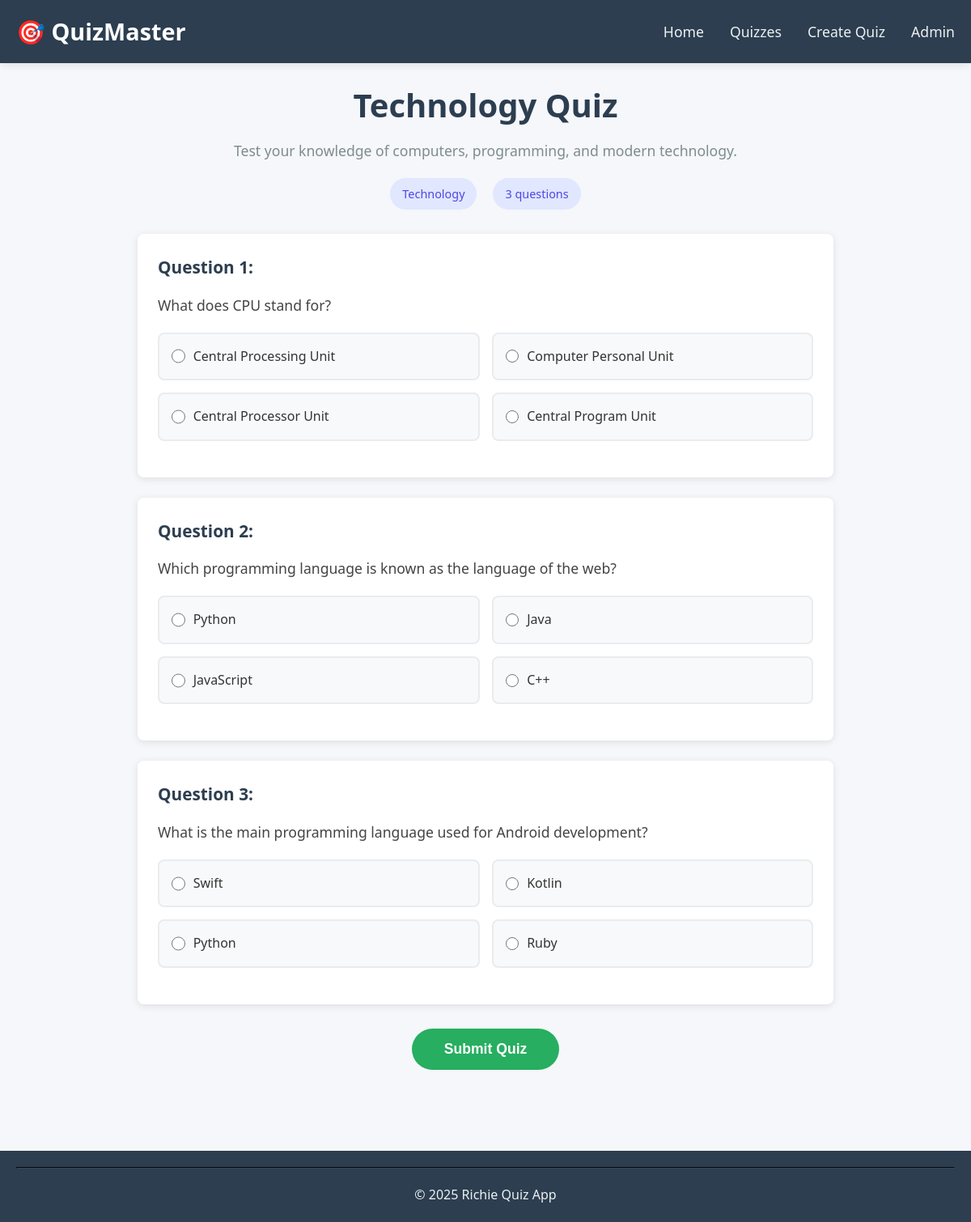
/quiz/technology-quiz/, run on the app's committed database.
### quiz/models.py (models this page shows, shortened)
class Quiz(models.Model):
    QUIZ_TYPES = [
        ('MATH', 'Math'),
        ('SCI', 'Science'),
        ('HIST', 'History'),
        ('TECH', 'Technology'),
    ]
    name = models.CharField(max_length=100)
    description = models.TextField(blank=True)
    quiz_type = models.CharField(
        max_length=10,
        choices=QUIZ_TYPES,
        default='MATH'
    )
    slug = models.SlugField(unique=True, blank=True)
    created_at = models.DateTimeField(auto_now_add=True)
    updated_at = models.DateTimeField(auto_now=True)

class Question(models.Model):
    question_text = models.CharField(max_length=200)
    option_a = models.CharField(max_length=200)
    option_b = models.CharField(max_length=200)
    option_c = models.CharField(max_length=200)
    option_d = models.CharField(max_length=200)
    correct_option = models.CharField(
        max_length=1,
        choices=[('A', 'A'), ('B', 'B'), ('C', 'C'), ('D', 'D')],
        help_text="Choose the correct option"
    )
    quiz = models.ForeignKey(Quiz, on_delete=models.CASCADE, related_name='questions')

### quiz/views.py (the view, shortened to what this page needs)
# urls.py: path('quiz/<slug:quiz_slug>/', views.quiz_detail, name='quiz-detail'),
def quiz_detail(request, quiz_slug):
    quiz = get_object_or_404(Quiz, slug=quiz_slug)
    questions = quiz.questions.all()
    return render(request, 'quiz/quiz-detail.html', {
        'quiz': quiz,
        'questions': questions
    })

### quiz/templates/quiz/quiz-detail.html (shortened to what this page needs)
{% extends 'base.html' %}
{% load static %}
{% block content %}
<div class="quiz-detail-container">
  {% if show_results %}
  <div id="results-container" class="results-container">
    <h2>Quiz Results</h2>
    <div class="score-summary">
      <h3>Your Score: <span id="score">{{ score }}</span>/<span id="total">{{ total }}</span> ({{ percentage }}%)</h3>
      <div class="remark {{ remark_class }}">{{ remark }}</div>
      <div class="score-bar">
        <div class="score-fill" id="score-fill"></div>
      </div>
    </div>
    <div class="results-details">
      {% for result in results %}
      <div class="result-card {% if result.is_correct %}correct{% else %}incorrect{% endif %}">
        <h4>Question: {{ result.question_text }}</h4>
        <p>Your answer:
          {% if result.user_answer == 'A' %}A
          {% elif result.user_answer == 'B' %}B
          {% elif result.user_answer == 'C' %}C
          {% elif result.user_answer == 'D' %}D
          {% else %}No answer selected
          {% endif %}
        </p>
        <p>Correct answer: {{ result.correct_answer }}</p>
        <p class="feedback">
          {% if result.is_correct %}
          <span class="correct-text">✓ Correct!</span>
          {% else %}
          <span class="incorrect-text">✗ Incorrect</span>
          {% endif %}
        </p>
      </div>
      {% endfor %}
    </div>
    <a href="{% url 'quiz:start-quiz' %}" class="btn-back">← Back to Quiz Selection</a>
  </div>
  {% else %}
  <div id="quiz-container">
    <h1>{{ quiz.name }}</h1>
    <p>{{ quiz.description }}</p>
    <div class="quiz-info">
      <span class="quiz-type">{{ quiz.get_quiz_type_display }}</span>
      <span class="question-count">{{ questions|length }} questions</span>
    </div>
    <form id="quiz-form" method="post">
      <div class="questions-container" id="questions-container">
        {% for question in questions %}
        <div class="question-card">
          <h3>Question {{ forloop.counter }}:</h3>
          <p>{{ question.question_text }}</p>
          <div class="options">
            <div class="option">
              <input type="radio" id="q{{ question.id }}_a" name="question_{{ question.id }}" value="A">
              <label for="q{{ question.id }}_a">{{ question.option_a }}</label>
            </div>
            <div class="option">
              <input type="radio" id="q{{ question.id }}_b" name="question_{{ question.id }}" value="B">
              <label for="q{{ question.id }}_b">{{ question.option_b }}</label>
            </div>
            <div class="option">
              <input type="radio" id="q{{ question.id }}_c" name="question_{{ question.id }}" value="C">
              <label for="q{{ question.id }}_c">{{ question.option_c }}</label>
            </div>
            <div class="option">
              <input type="radio" id="q{{ question.id }}_d" name="question_{{ question.id }}" value="D">
              <label for="q{{ question.id }}_d">{{ question.option_d }}</label>
            </div>
          </div>
        </div>
        {% empty %}
        <p>No questions available for this quiz.</p>
        {% endfor %}
      </div>
      <button type="submit" class="btn-submit-quiz">Submit Quiz</button>
    </form>
  </div>
  {% endif %}
</div>
{% endblock %}

### static/css/style.css (style rules this page uses)
* { margin: 0; padding: 0; box-sizing: border-box; }
body { font-family: 'Segoe UI', Tahoma, Geneva, Verdana, sans-serif; background-color: #f5f7fa; color: #333; line-height: 1.6; }
.quiz-detail-container { padding: 20px; max-width: 900px; margin: 0 auto; }
.quiz-detail-container h1 { color: #2c3e50; text-align: center; margin-bottom: 10px; font-size: 2.5rem; }
.quiz-detail-container p { color: #7f8c8d; text-align: center; margin-bottom: 20px; font-size: 1.1rem; }
.quiz-info { display: flex; justify-content: center; gap: 20px; margin-bottom: 30px; }
.quiz-type, .question-count { background-color: #e0e7ff; padding: 8px 15px; border-radius: 20px; font-size: 0.9em; color: #4f46e5; font-weight: 500; }
.questions-container { margin-bottom: 30px; }
.question-card { background: white; border-radius: 8px; box-shadow: 0 2px 10px rgba(0, 0, 0, 0.1); padding: 25px; margin-bottom: 25px; transition: transform 0.3s; }
.question-card h3 { color: #2c3e50; margin-bottom: 15px; font-size: 1.3rem; }
.question-card p { color: #444; font-size: 1.1em; text-align: left; margin-bottom: 20px; }
.options { display: grid; grid-template-columns: 1fr 1fr; gap: 15px; margin-bottom: 20px; }
.option { background-color: #f8f9fa; padding: 15px; border-radius: 8px; border: 2px solid #e9ecef; transition: all 0.3s; display: flex; align-items: center; }
.option input[type="radio"] { margin-right: 10px; width: 18px; height: 18px; }
.option label { cursor: pointer; width: 100%; }
.btn-submit-quiz { display: block; margin: 30px auto; padding: 15px 40px; background-color: #27ae60; color: white; border: none; border-radius: 30px; font-size: 1.1rem; font-weight: bold; cursor: pointer; transition: all 0.3s; }

### data on the page
Quiz: name "Technology Quiz", description "Test your knowledge of computers, programming, and modern technology.", quiz_type "Technology"
Question: question_text "What does CPU stand for?", option_a "Central Processing Unit", option_b "Computer Personal Unit", option_c "Central Processor Unit", option_d "Central Program Unit"
Question: question_text "Which programming language is known as the language of the web?", option_a "Python", option_b "Java", option_c "JavaScript", option_d "C++"
Question: question_text "What is the main programming language used for Android development?", option_a "Swift", option_b "Kotlin", option_c "Python", option_d "Ruby"

### other printed values
{{ questions|length }} "3"
